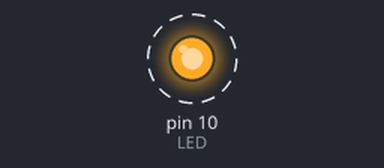
A program run on a simulated Raspberry Pi (header pin numbers). On the bench: output pins drawn as LEDs (lit = HIGH). Dashed ring = blinking.

Above: at 0.2 s.
Timing chart, 0 to 3.0 s (numbered marks = the images above):
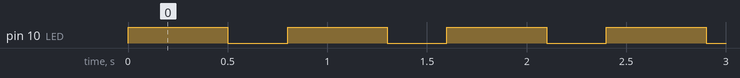

The program:

pwm1.py
```python
import RPi.GPIO as GPIO
import time

GPIO.setwarnings(False)
GPIO.setmode(GPIO.BOARD)

LED = 10

GPIO.setup(LED, GPIO.OUT, initial=GPIO.LOW)

while True:
	GPIO.output(LED, GPIO.HIGH)
	time.sleep(0.5)
	GPIO.output(LED, GPIO.LOW)
	time.sleep(0.3)
```

Measured:
- by itself, pin 10 (LED): alternates HIGH for 0.50 s and LOW for 0.30 s
